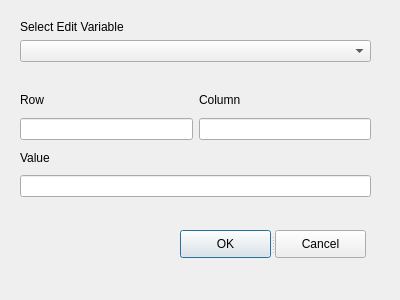
<?xml version="1.0" encoding="UTF-8"?>
<ui version="4.0">
 <class>EditDialog</class>
 <widget class="QDialog" name="EditDialog">
  <property name="geometry">
   <rect>
    <x>0</x>
    <y>0</y>
    <width>400</width>
    <height>300</height>
   </rect>
  </property>
  <property name="windowTitle">
   <string>Dialog</string>
  </property>
  <widget class="QSplitter" name="splitter">
   <property name="geometry">
    <rect>
     <x>180</x>
     <y>230</y>
     <width>186</width>
     <height>28</height>
    </rect>
   </property>
   <property name="orientation">
    <enum>Qt::Horizontal</enum>
   </property>
   <widget class="QPushButton" name="pushOK">
    <property name="text">
     <string>OK</string>
    </property>
   </widget>
   <widget class="QPushButton" name="pushCancel">
    <property name="text">
     <string>Cancel</string>
    </property>
   </widget>
  </widget>
  <widget class="QWidget" name="">
   <property name="geometry">
    <rect>
     <x>20</x>
     <y>20</y>
     <width>351</width>
     <height>177</height>
    </rect>
   </property>
   <layout class="QVBoxLayout" name="verticalLayout_4">
    <item>
     <layout class="QVBoxLayout" name="verticalLayout_2">
      <item>
       <layout class="QVBoxLayout" name="verticalLayout">
        <item>
         <widget class="QLabel" name="label">
          <property name="text">
           <string>Select Edit Variable</string>
          </property>
         </widget>
        </item>
       </layout>
      </item>
      <item>
       <widget class="QComboBox" name="comboBox"/>
      </item>
      <item>
       <widget class="QLabel" name="DisplayLabel">
        <property name="text">
         <string/>
        </property>
       </widget>
      </item>
     </layout>
    </item>
    <item>
     <layout class="QGridLayout" name="gridLayout">
      <item row="0" column="0">
       <widget class="QLabel" name="label_2">
        <property name="text">
         <string>Row</string>
        </property>
       </widget>
      </item>
      <item row="0" column="1">
       <widget class="QLabel" name="label_3">
        <property name="text">
         <string>Column</string>
        </property>
       </widget>
      </item>
      <item row="1" column="0">
       <widget class="QLineEdit" name="EditRow"/>
      </item>
      <item row="1" column="1">
       <widget class="QLineEdit" name="EditColumn"/>
      </item>
     </layout>
    </item>
    <item>
     <layout class="QVBoxLayout" name="verticalLayout_3">
      <item>
       <widget class="QLabel" name="label_4">
        <property name="text">
         <string>Value</string>
        </property>
       </widget>
      </item>
      <item>
       <widget class="QLineEdit" name="EditValue"/>
      </item>
     </layout>
    </item>
   </layout>
  </widget>
 </widget>
 <resources/>
 <connections>
  <connection>
   <sender>pushCancel</sender>
   <signal>clicked()</signal>
   <receiver>EditDialog</receiver>
   <slot>close()</slot>
   <hints>
    <hint type="sourcelabel">
     <x>316</x>
     <y>245</y>
    </hint>
    <hint type="destinationlabel">
     <x>326</x>
     <y>284</y>
    </hint>
   </hints>
  </connection>
 </connections>
</ui>
